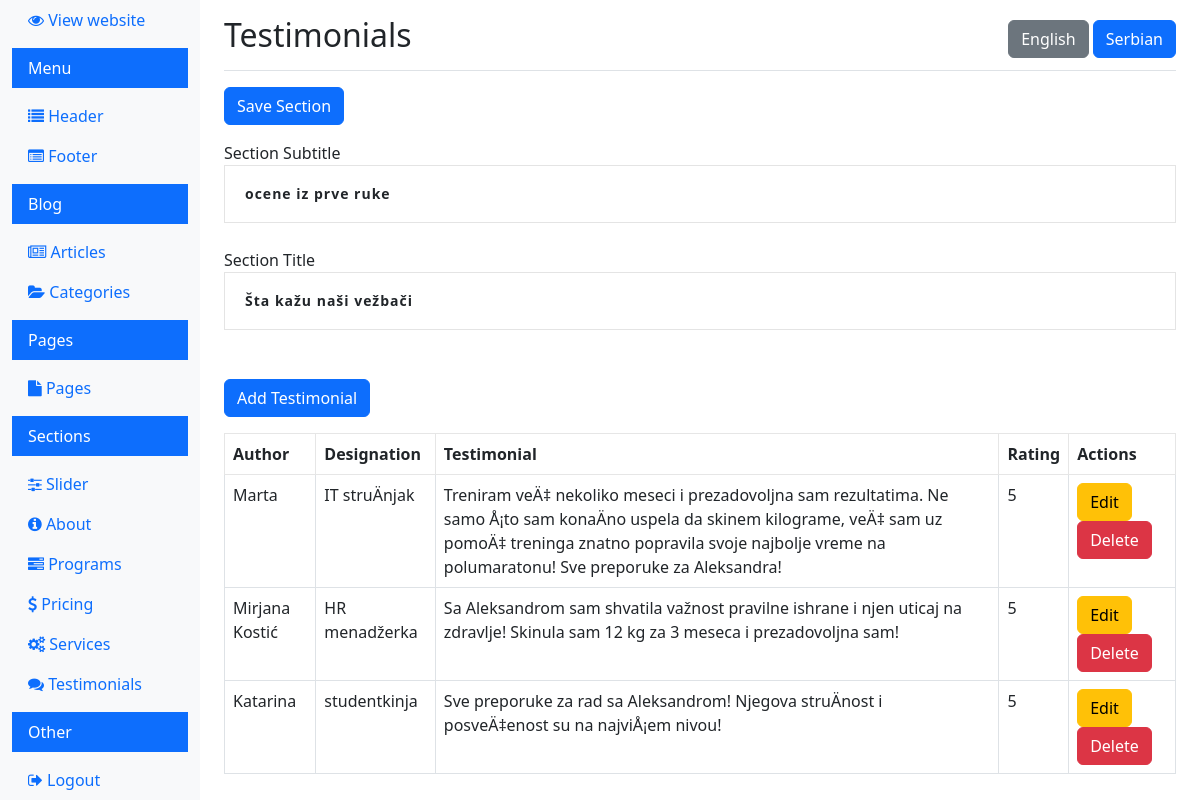
The page /dashboard/view_testimonials.php (signed in) on the database its author committed.
### tables this page shows
CREATE TABLE IF NOT EXISTS `testimonial_section` (
  `id` int NOT NULL AUTO_INCREMENT,
  `section_title` varchar(255) DEFAULT NULL,
  `section_subtitle` varchar(255) DEFAULT NULL,
  `language` varchar(5) DEFAULT NULL,
  PRIMARY KEY (`id`)
);

CREATE TABLE IF NOT EXISTS `testimonials` (
  `id` int NOT NULL AUTO_INCREMENT,
  `author_name` varchar(255) DEFAULT NULL,
  `author_designation` varchar(255) DEFAULT NULL,
  `testimonial_text` text,
  `rating` int DEFAULT NULL,
  `created_at` timestamp NULL DEFAULT CURRENT_TIMESTAMP,
  `language` varchar(5) DEFAULT NULL,
  PRIMARY KEY (`id`)
);

### dashboard/view_testimonials.php (the view, shortened to what this page needs)
<?php
$lang = 'sr';
$conn = new mysqli(DB_HOST, DB_USER, DB_PASS, DB_NAME);
$section_title = '';
$section_subtitle = '';
$section_sql = "SELECT section_title, section_subtitle FROM testimonial_section WHERE language = ?";
$stmt = $conn->prepare($section_sql);
$stmt->bind_param("s", $lang);
$stmt->execute();
$stmt->bind_result($section_title, $section_subtitle);
$sql = "SELECT id, author_name, author_designation, testimonial_text, rating FROM testimonials WHERE language = ?";
$stmt = $conn->prepare($sql);
$stmt->bind_param("s", $lang);
$stmt->execute();
$result = $stmt->get_result();
$testimonials = [];
if ($result->num_rows > 0) {
  while ($row = $result->fetch_assoc()) {
    $testimonials[] = $row;
  }
}
?>
<!doctype html>
<html lang="sr">
<head>
  <link rel="stylesheet" href="../css/bootstrap.min.css">
  <link rel="stylesheet" href="https://cdnjs.cloudflare.com/ajax/libs/font-awesome/4.7.0/css/font-awesome.min.css">
  <link rel="stylesheet" href="../css/style.css">
</head>
<body>
  <div class="container-fluid">
    <div class="row">
      <?php include 'navigation.php'; ?>
      <main role="main" class="col-md-9 ms-sm-auto col-lg-10 px-md-4">
        <div class="d-flex justify-content-between flex-wrap flex-md-nowrap align-items-center pt-3 pb-2 mb-3 border-bottom">
          <h1 class="h2">Testimonials</h1>
          <div>
            <a href="?lang=en" class="btn <?php echo $lang === 'en' ? 'btn-primary' : 'btn-secondary'; ?>">English</a>
            <a href="?lang=sr" class="btn <?php echo $lang === 'sr' ? 'btn-primary' : 'btn-secondary'; ?>">Serbian</a>
          </div>
        </div>
        <div class="mb-3">
          <form method="POST" action="view_testimonials.php?lang=<?php echo $lang; ?>">
            <button type="submit" class="btn btn-primary mb-3" name="save_section">Save Section</button>
            <div class="form-group">
              <label for="section_subtitle">Section Subtitle</label>
              <input type="text" class="form-control" id="section_subtitle" name="section_subtitle" value="<?php echo htmlspecialchars($section_subtitle); ?>">
            </div>
            <div class="form-group">
              <label for="section_title">Section Title</label>
              <input type="text" class="form-control" id="section_title" name="section_title" value="<?php echo htmlspecialchars($section_title); ?>">
            </div>
          </form>
        </div>
        <a href="add_testimonial.php?lang=<?php echo $lang; ?>" class="btn btn-primary mb-3 mt-4">Add Testimonial</a>
        <table class="table table-bordered">
          <thead>
            <tr>
              <th>Author</th>
              <th>Designation</th>
              <th>Testimonial</th>
              <th>Rating</th>
              <th>Actions</th>
            </tr>
          </thead>
          <tbody>
            <?php foreach ($testimonials as $testimonial) : ?>
              <tr>
                <td><?php echo htmlspecialchars($testimonial['author_name']); ?></td>
                <td><?php echo htmlspecialchars($testimonial['author_designation']); ?></td>
                <td><?php echo htmlspecialchars($testimonial['testimonial_text']); ?></td>
                <td><?php echo htmlspecialchars($testimonial['rating']); ?></td>
                <td>
                  <a href="edit_testimonial.php?id=<?php echo $testimonial['id']; ?>&lang=<?php echo $lang; ?>" class="btn btn-warning">Edit</a>
                  <a href="delete_testimonial.php?id=<?php echo $testimonial['id']; ?>&lang=<?php echo $lang; ?>" class="btn btn-danger" onclick="return confirm('Are you sure you want to delete this testimonial?');">Delete</a>
                </td>
              </tr>
            <?php endforeach; ?>
          </tbody>
        </table>
      </main>
    </div>
  </div>
</body>
</html>

### css/style.css (style rules this page uses)
.table-box-one table tbody tr, table thead tr { border: 1px solid #e6e6e6; }
.form-control { background-color: #fff; line-height: 24px; padding: 16px 20px; font-size: 14px; font-weight: 600; border: 0; border-radius: 0px; border: 1px solid rgba(119,119,119,.2); margin-bottom: 25px; width: 100%; letter-spacing: 1px; font-family: var(--pbmit-heading-typography-font-family); }
.form-control::placeholder { color: #999; }

### rows shown on the page
testimonial_section: section_subtitle "ocene iz prve ruke", section_title "Šta kažu naši vežbači"
testimonials: author_name "Marta", author_designation "IT struÄnjak", testimonial_text "Treniram veÄ‡ nekoliko meseci i prezadovoljna sam rezultatima. Ne samo Å¡to sam konaÄno uspela da skinem kilograme, veÄ‡ sam uz pomoÄ‡ treninga znatno popravila svoje najbolje vreme na polumaratonu! Sve preporuke za Aleksandra!", rating "5"
testimonials: author_name "Mirjana Kostić", author_designation "HR menadžerka", testimonial_text "Sa Aleksandrom sam shvatila važnost pravilne ishrane i njen uticaj na zdravlje! Skinula sam 12 kg za 3 meseca i prezadovoljna sam!", rating "5"
testimonials: author_name "Katarina", author_designation "studentkinja", testimonial_text "Sve preporuke za rad sa Aleksandrom! Njegova struÄnost i posveÄ‡enost su na najviÅ¡em nivou!", rating "5"
